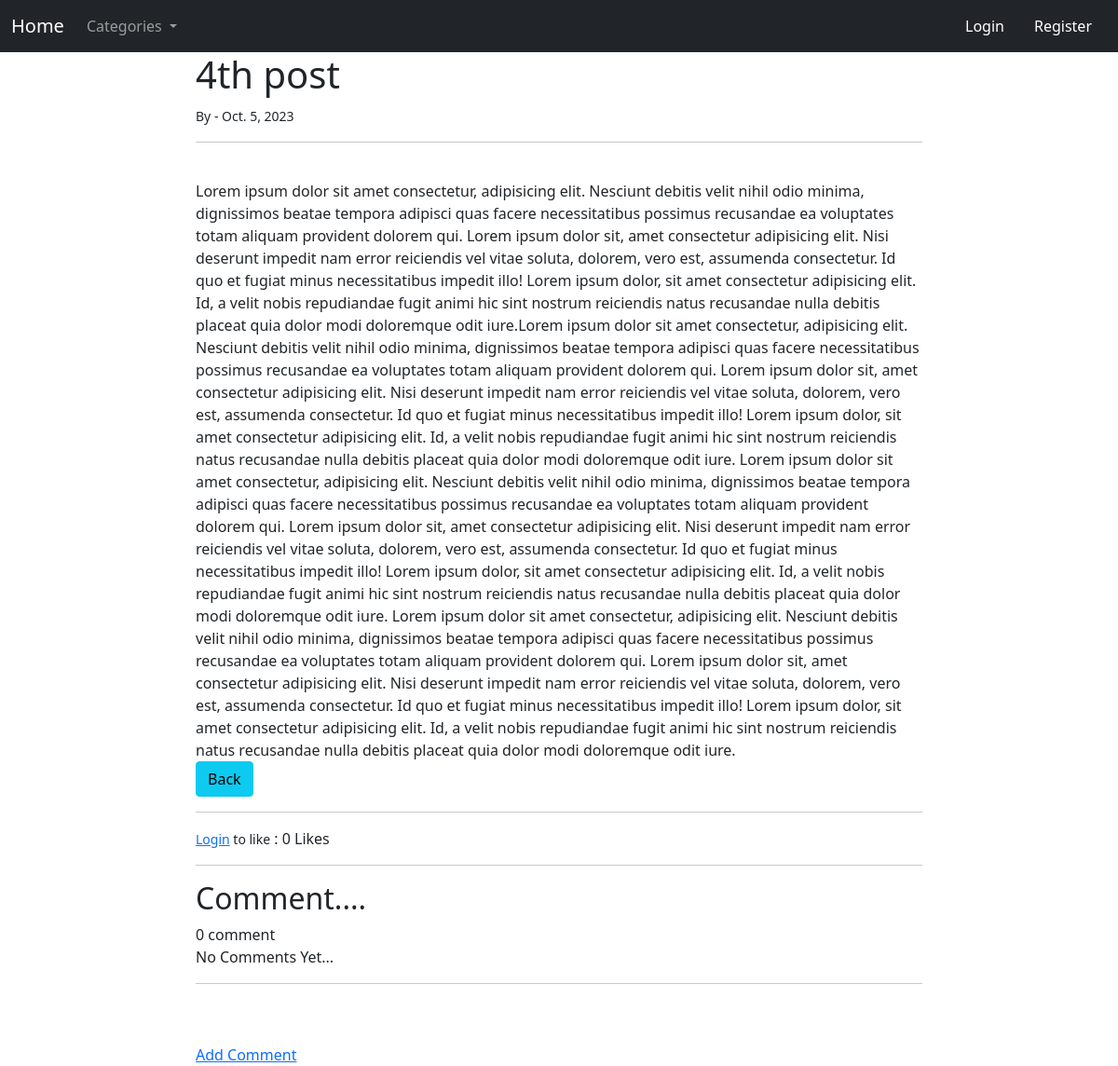
The app's page /article4, older data.
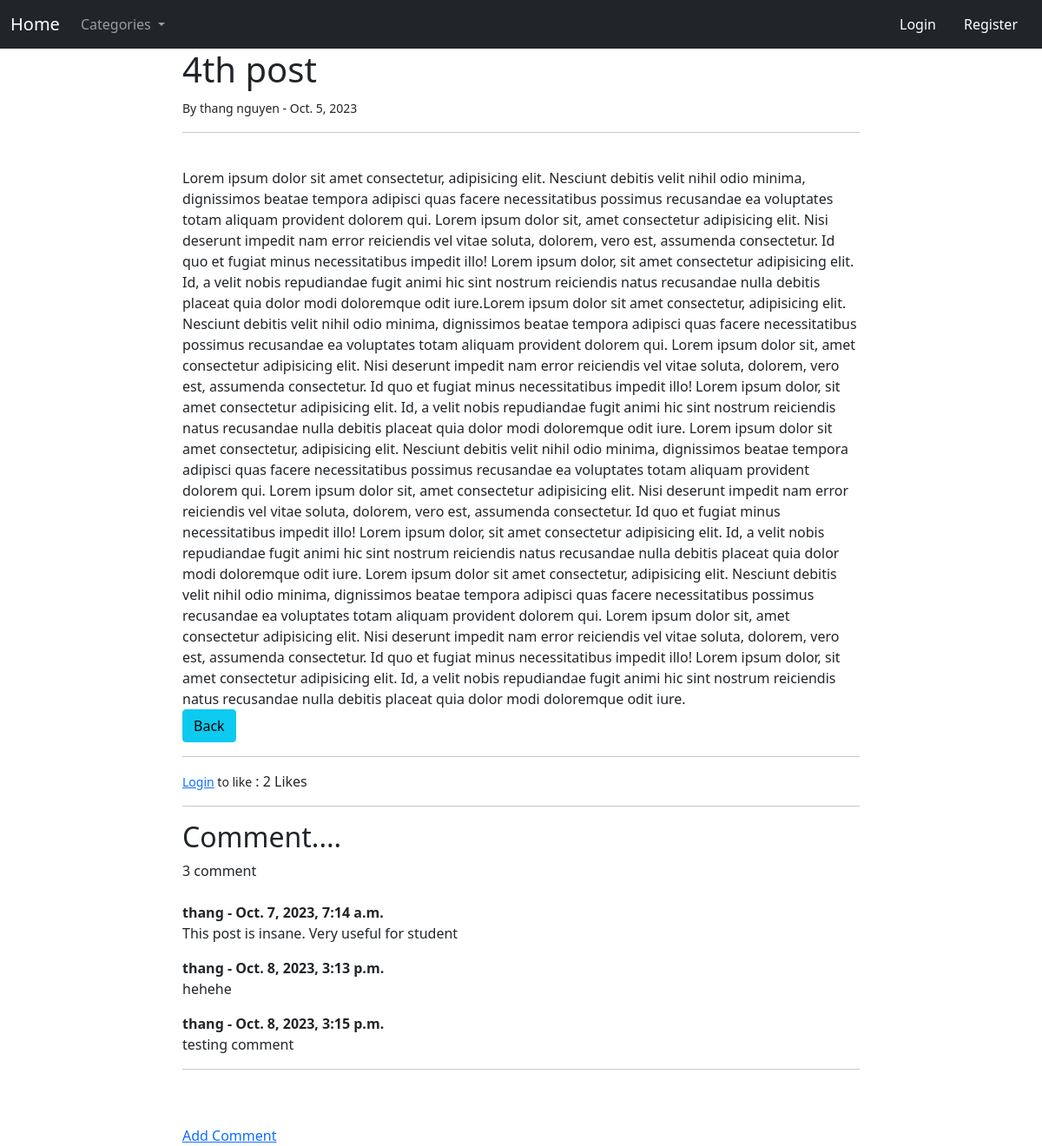
The same page, newer data.
### blog/models.py (models this page shows, shortened)
class Post(models.Model):
    title = models.CharField(max_length=264)
    author = models.ForeignKey(User,on_delete=models.CASCADE)
    body = RichTextField(blank=True,null=True)
    post_date = models.DateField(auto_now_add=True)
    category = models.CharField(max_length=264,default='coding')
    snippet = models.CharField(max_length=264)
    likes = models.ManyToManyField(User,related_name='blog_posts')
    is_published = models.BooleanField(default=False)
    def total_likes(self):
        return self.likes.count()
    def total_comment(self):
        return self.comments.count()

class Comment(models.Model):
    post = models.ForeignKey(Post,related_name="comments",on_delete=models.CASCADE)
    body = models.TextField()
    date_added = models.DateTimeField(auto_now_add=True)

### blog/views.py (the view)
# urls.py: path('article<int:pk>',ArticleDetailView.as_view(), name='article_details'),
class ArticleDetailView(DetailView):
    model = Post
    template_name = 'article_details.html'
    def get_context_data(self, *args,**kwargs):
        cat_menu = Category.objects.all()
        context = super(ArticleDetailView,self).get_context_data(*args,**kwargs)
        stuff = get_object_or_404(Post,id=self.kwargs['pk'])
        total_likes = stuff.total_likes()
        liked = False
        if stuff.likes.filter(id = self.request.user.id).exists():
            liked = True
        context['total_likes'] = total_likes
        context["cat_menu"] = cat_menu
        context["liked"] = liked
        return context

### blog/models.py (called while the page is built)
    def __str__(self) :
        return self.name

### templates/article_details.html (shortened to what this page needs)
{% extends 'base.html' %}
{% block content %}
  <h1>{{post.title}}</h1>
  <small>By {{post.author.first_name}} {{ post.author.last_name}} - {{ post.post_date }}</small>
  <br />
  <hr />
  <br />
  {{ post.body | safe}}
  <br />
  <a href="{% url 'index' %}" class="btn btn-info">Back</a>
  <hr>
  <form action="{% url 'like_post' post.pk %}" method="post">
    {% if user.is_authenticated  %}
      {% if liked  %}
        <button type="submit" name="post_id", value="{{ post.id }}", class="btn btn-danger btn-sm">UnLike</button>
      {% else %}
        <button type="submit" name="post_id", value="{{ post.id }}", class="btn btn-primary btn-sm">Like</button>
      {% endif %}
    {% else %}
      <small> <a href="{% url 'login' %}">Login</a> to like</small>
    {% endif %}
    : {{ total_likes }} Likes
  </form>
<hr>
  <h2>Comment....</h2>
  {{ post.total_comment }} comment
<br>
    {% if not post.comments.all %}
      No Comments Yet...
      <br>
    {% else %}
    <br>
    {% for comment in post.comments.all %}
    <strong>
      {{ comment.post.author }} -  {{ comment.date_added }}
    </strong>
    <br>
    <p>
      {{ comment.body }}
    </p>
    {% endfor %}
    {% endif %}
    <hr><br>
  <br>
    <a href="{% url 'add_comment' post.pk %}">Add Comment</a>
{% endblock %}

Row changes from the older to the newer data that the page shows:
changed through a linked row, Post "4th post": author.first_name (not shown) → "thang"; author.last_name (not shown) → "nguyen"; total_comment "0" → "3"
added Comment: post.author "thang", date_added "Oct. 7, 2023, 7:14 a.m.", body "This post is insane. Very useful for student"
added Comment: post.author "thang", date_added "Oct. 8, 2023, 3:13 p.m.", body "hehehe"
added Comment: post.author "thang", date_added "Oct. 8, 2023, 3:15 p.m.", body "testing comment"
Text that changed along with them:
{{ total_likes }}: "0" → "2"
text no longer shown: "No Comments Yet..."
